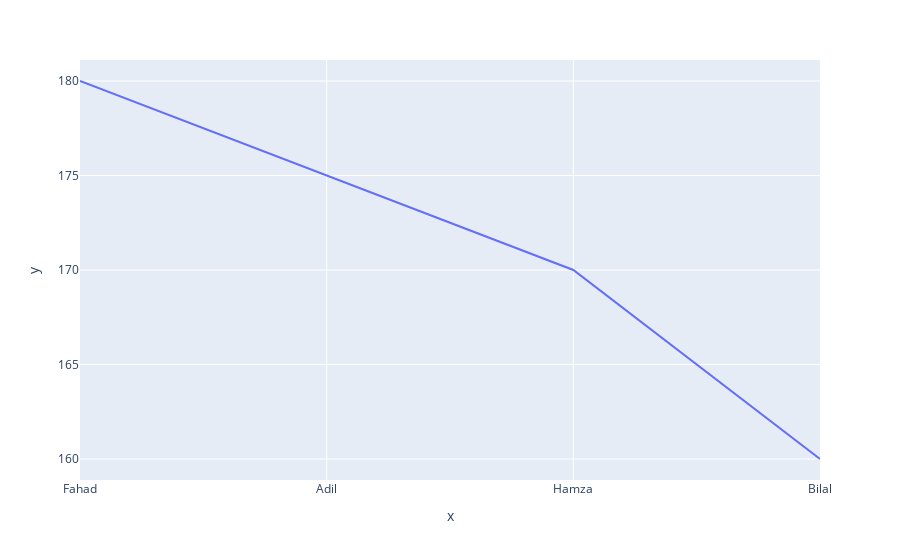

Notebook code for this chart:
### Markdown cell above
## Line Graph
A line plot is a graphical representation of data that displays points or check marks above a number line, showing the frequency of each value. It's commonly used to visualize trends, patterns, and changes over time or across categories.

### Code cell
name=['Fahad','Adil','Hamza','Bilal']
heights=[180,175,170,160]

# line chart 
fig= px.line(x=name,y=heights)
fig.show()

### Figure 1 — Plotly figure (JSON) as saved in the notebook; plotly's stock layout.template omitted (floating-point values rounded to 4 significant figures)
{"data": [{"hovertemplate": "x=%{x}<br>y=%{y}<extra></extra>", "legendgroup": "", "line": {"color": "#636efa", "dash": "solid"}, "marker": {"symbol": "circle"}, "mode": "lines", "name": "", "orientation": "v", "showlegend": false, "type": "scatter", "x": ["Fahad", "Adil", "Hamza", "Bilal"], "xaxis": "x", "y": [180, 175, 170, 160], "yaxis": "y"}], "layout": {"legend": {"tracegroupgap": 0}, "margin": {"t": 60}, "xaxis": {"anchor": "y", "domain": [0, 1], "title": {"text": "x"}}, "yaxis": {"anchor": "x", "domain": [0, 1], "title": {"text": "y"}}}}
